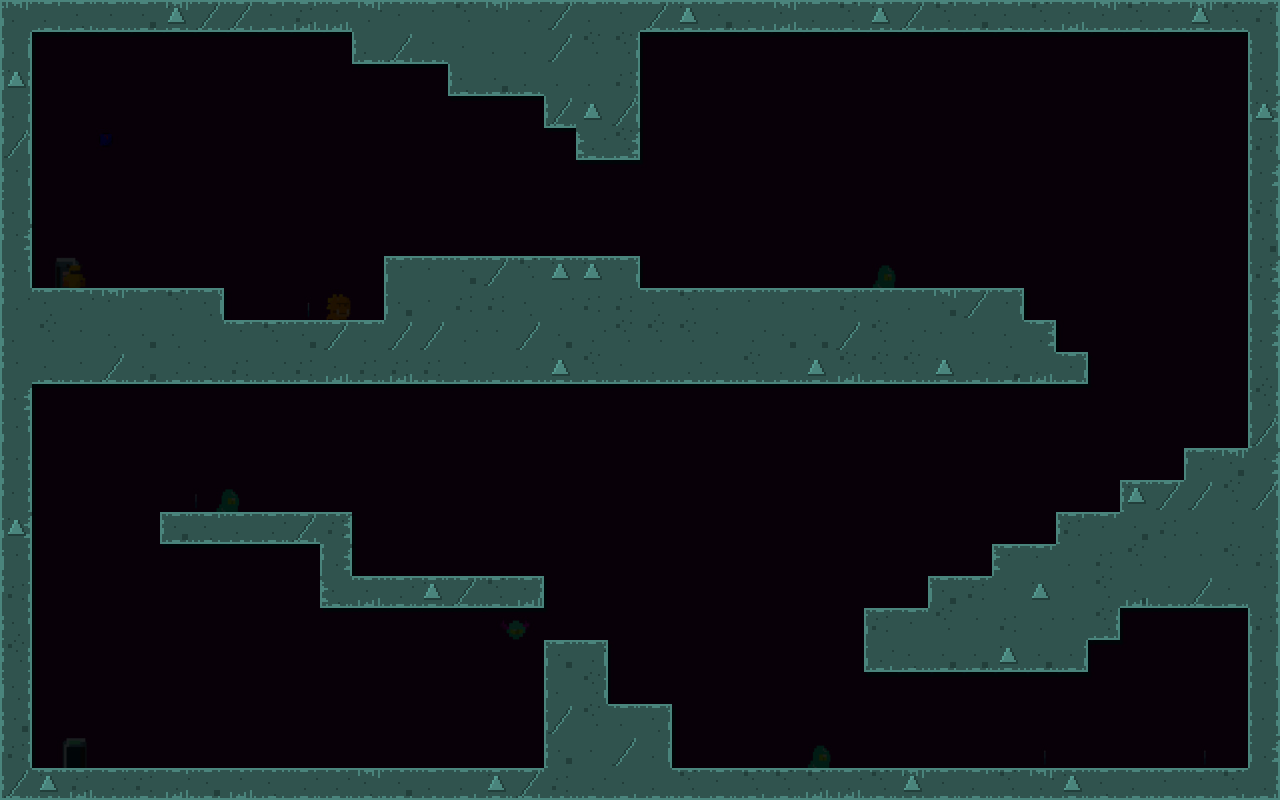

A 2D game scene composited from a Tiled map and its tileset images. What follows is a short description and the map's XML, with each tile layer's data collapsed to a summary:
An orthogonal 40x25 tile map with 32x32 px tiles, 5 tile layers (walls_layer, moss_top_layer, moss_left_layer, moss_right_layer, ...), 2 tilesets, 1 image layer.

<map version="1.5" tiledversion="1.7.1" orientation="orthogonal" renderorder="left-up" width="40" height="25" tilewidth="32" tileheight="32" infinite="0" nextlayerid="7" nextobjectid="1">
 <editorsettings>
  <export target="level1.json" format="json" />
 </editorsettings>
 <tileset firstgid="1" name="tileset_walls" tilewidth="32" tileheight="32" tilecount="12" columns="4">
  <image source="../assets/tilesets/tileset_walls.png" width="128" height="96" />
 </tileset>
 <tileset firstgid="13" name="tileset_moss" tilewidth="32" tileheight="32" tilecount="32" columns="8">
  <image source="../assets/tilesets/tileset_moss.png" width="256" height="128" />
 </tileset>
 <imagelayer id="2" name="referencia" opacity="0.5">
  <image source="level_1.jpg" width="1286" height="808" />
 </imagelayer>
 <layer id="1" name="walls_layer" width="40" height="25">
  <data>[1000 cells, 316 non-empty, 11 distinct tile ids]</data>
 </layer>
 <layer id="4" name="moss_top_layer" width="40" height="25">
  <data>[1000 cells, 135 non-empty, 8 distinct tile ids]</data>
 </layer>
 <layer id="5" name="moss_left_layer" width="40" height="25">
  <data>[1000 cells, 63 non-empty, 8 distinct tile ids]</data>
 </layer>
 <layer id="3" name="moss_right_layer" width="40" height="25">
  <data>[1000 cells, 63 non-empty, 8 distinct tile ids]</data>
 </layer>
 <layer id="6" name="moss_bottom_layer" width="40" height="25">
  <data>[1000 cells, 135 non-empty, 8 distinct tile ids]</data>
 </layer>
</map>
